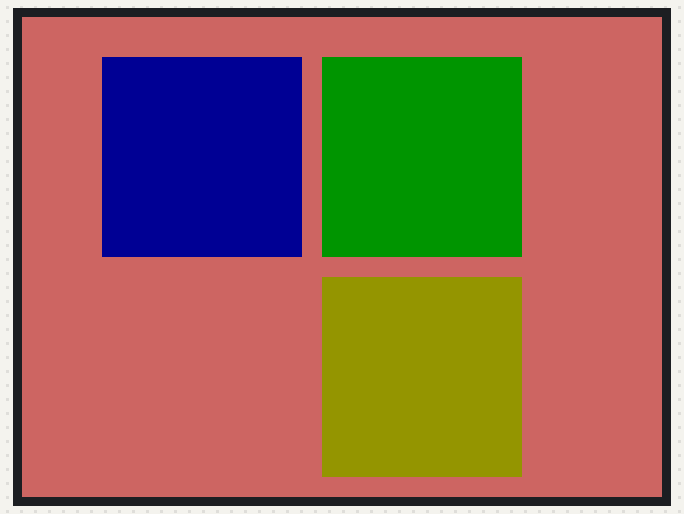
This sketch was run on a simulated Arduino Uno, built with avr-gcc and run on an emulated ATmega328P. On the bench: 320×240 colour display.

Above: at 0.3 s.

The sketch:

sketch_jun01a.ino
```cpp
#include <Adafruit_GFX.h>
#include <MCUFRIEND_kbv.h>

MCUFRIEND_kbv tft;

void setup() {
  uint16_t ID = tft.readID();
  if (ID == 0xD3D3) ID = 0x9341;
  tft.begin(ID);
  tft.setRotation(1);

  uint16_t color = tft.color565(200, 100, 100);

  tft.fillScreen(color);

  tft. setCursor(20, 20);

  uint16_t text_color = tft.color565(400, 100, 0);
//  tft.setTextColor(text_color);
//
//  tft.setTextSize(4);
//  tft.print("SANIA TI TYT? SANIA TI SVARSHIK??????????? DA NET VIDELI CHTO OTVETESH OTVET PLS OTVET PLS");

//  uint16_t line_color = tft.color565(0, 400, 100);
//  tft.drawLine(60, 60, 120, 120, line_color);
//  uint16_t rect_color = tft.color565(150, 500, 0);
//  tft.fillRect(40, 40, 100, 50, rect_color);
//  uint16_t circle_color = tft.color565(0, 400, 100);
//  tft.drawCircle(60, 60, 120, circle_color);
//  uint16_t routRect_color = tft.color565(150, 500, 0);
//  tft.fillRoundRect(40, 100, 100, 50, 150, routRect_color);
// uint16_t Triangle_color = tft.color565(150, 500, 0);
//  tft.fillTriangle(40, 100, 100, 50, 150, 100, Triangle_color);


uint16_t rect_color = tft.color565(150, 0, 0);
tft.fillRect(40, 20, 100, 100, rect_color);
uint16_t rect_color1 = tft.color565(0, 150, 0);
tft.fillRect(150, 20, 100, 100, rect_color1);
uint16_t rect_color2 = tft.color565(0, 0, 150);
tft.fillRect(40, 20, 100, 100, rect_color2);
uint16_t rect_color3 = tft.color565(150, 150, 0);
tft.fillRect(150, 130, 100, 100, rect_color3);
}

void loop() {


}
```
